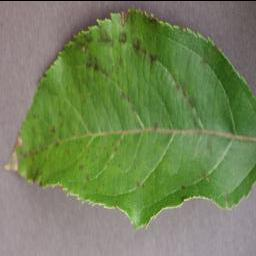
#> input picture train/Apple___Apple_scab/0a5e9323-dbad-432d-ac58-d291718345d9___FREC_Scab 3417_90deg.JPG, 256 x 256 px; its folder holds only this picture in this run
$ python sklearn_model_trainer.py   (older library calls are emulated)
#> lines starting #> are read from the running program, lines starting #| are printed output that depends on the picture
### feature_extractor.py
"""
Feature extraction module for plant disease classification
This module contains the feature extraction classes used in both training and prediction
"""

import numpy as np
import cv2
from skimage.feature import hog, local_binary_pattern
from skimage.color import rgb2gray
from sklearn.preprocessing import StandardScaler

class PlantDiseaseFeatureExtractor:
    """Extract multiple types of features from plant disease images"""

    def __init__(self, img_size=(224, 224)):
        self.img_size = img_size
        self.scaler = StandardScaler()

    def extract_color_histogram(self, image):
        """Extract color histogram features"""
        # Convert to different color spaces
        hsv = cv2.cvtColor(image, cv2.COLOR_RGB2HSV)

        # Calculate histograms for each channel
        hist_h = cv2.calcHist([hsv], [0], None, [50], [0, 180])
        hist_s = cv2.calcHist([hsv], [1], None, [50], [0, 256])
        hist_v = cv2.calcHist([hsv], [2], None, [50], [0, 256])

        # Normalize and flatten
        hist_h = hist_h.flatten() / (hist_h.sum() + 1e-7)
        hist_s = hist_s.flatten() / (hist_s.sum() + 1e-7)
        hist_v = hist_v.flatten() / (hist_v.sum() + 1e-7)

        return np.concatenate([hist_h, hist_s, hist_v])

    def extract_hog_features(self, image):
        """Extract HOG (Histogram of Oriented Gradients) features"""
        gray = rgb2gray(image)

        # Extract HOG features (simplified for speed)
        hog_features = hog(
            gray,
            orientations=6,        # Reduced from 9
            pixels_per_cell=(16, 16),  # Increased from (8,8) for speed
            cells_per_block=(2, 2),
            block_norm='L2-Hys',
            feature_vector=True
        )

        return hog_features

    def extract_lbp_features(self, image):
        """Extract Local Binary Pattern features"""
        gray = rgb2gray(image)
        gray = (gray * 255).astype(np.uint8)

        # Calculate LBP
        radius = 3
        n_points = 8 * radius
        lbp = local_binary_pattern(gray, n_points, radius, method='uniform')

        # Calculate histogram
        n_bins = n_points + 2
        hist, _ = np.histogram(lbp.ravel(), bins=n_bins, range=(0, n_bins))

        # Normalize
        hist = hist.astype(float)
        hist /= (hist.sum() + 1e-7)

        return hist

    def extract_texture_features(self, image):
        """Extract basic texture features"""
        gray = rgb2gray(image)

        # Calculate texture statistics
        mean_val = np.mean(gray)
        std_val = np.std(gray)

        # Gradient features
        grad_x = cv2.Sobel(gray, cv2.CV_64F, 1, 0, ksize=3)
        grad_y = cv2.Sobel(gray, cv2.CV_64F, 0, 1, ksize=3)

        grad_mag = np.sqrt(grad_x**2 + grad_y**2)
        grad_mean = np.mean(grad_mag)
        grad_std = np.std(grad_mag)

        return np.array([mean_val, std_val, grad_mean, grad_std])

    def extract_features(self, image):
        """Extract all features from an image"""
        # Resize image
        image = cv2.resize(image, self.img_size)

        # Extract different types of features
        color_features = self.extract_color_histogram(image)
        hog_features = self.extract_hog_features(image)
        lbp_features = self.extract_lbp_features(image)
        texture_features = self.extract_texture_features(image)

        # Combine all features
        all_features = np.concatenate([
            color_features,
            hog_features,
            lbp_features,
            texture_features
        ])

        return all_features

### sklearn_model_trainer.py
"""
Scikit-learn Model Trainer for Plant Disease Classification
This script extracts features from images and trains various sklearn models
"""

import os
import numpy as np
import pickle
from sklearn.ensemble import RandomForestClassifier, GradientBoostingClassifier
from sklearn.svm import SVC
from sklearn.model_selection import train_test_split, cross_val_score, GridSearchCV
from sklearn.metrics import classification_report, accuracy_score, confusion_matrix
from sklearn.preprocessing import StandardScaler, LabelEncoder
from sklearn.pipeline import Pipeline
import cv2
import joblib
import matplotlib.pyplot as plt
import seaborn as sns
from tqdm import tqdm
import warnings
from feature_extractor import PlantDiseaseFeatureExtractor
warnings.filterwarnings('ignore')


class PlantDiseaseModelTrainer:
    """Train and evaluate scikit-learn models for plant disease classification"""

    def __init__(self, data_dir):
        self.data_dir = data_dir
        self.feature_extractor = PlantDiseaseFeatureExtractor()
#> in load_data, image is the input picture: shape (256, 256, 3); mean B, G, R 90.1, 132.1, 115.5
        self.label_encoder = LabelEncoder()
        self.models = {}
        self.best_model = None
        self.best_score = 0

    def load_data(self):
        """Load and preprocess the dataset"""
        print("🔄 Loading dataset and extracting features...")

        X = []
        y = []
        class_names = []

        # Get all class directories
        class_dirs = [d for d in os.listdir(self.data_dir)
                     if os.path.isdir(os.path.join(self.data_dir, d))]
        class_names = sorted(class_dirs)

        print(f"📊 Found {len(class_names)} classes")

        # Process each class
        for class_idx, class_name in enumerate(tqdm(class_names, desc="Processing classes")):
            class_path = os.path.join(self.data_dir, class_name)

            # Get all images in class directory
            image_files = [f for f in os.listdir(class_path)
                          if f.lower().endswith(('.jpg', '.jpeg', '.png'))]

            print(f"  📁 {class_name}: {len(image_files)} images")

            # Process each image (limit to 20 for faster training)
            for img_file in image_files[:20]:  # Limit to 20 images per class for faster training
                img_path = os.path.join(class_path, img_file)

                try:
                    # Load image
                    image = cv2.imread(img_path)
                    if image is None:
                        continue

                    image = cv2.cvtColor(image, cv2.COLOR_BGR2RGB)

                    # Extract features
                    features = self.feature_extractor.extract_features(image)
#> in extract_features, `image = cv2.resize(image, self.img_size)`:
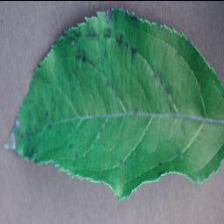
#> image: shape (224, 224, 3); mean of channels 0, 1, 2 115.3, 131.9, 89.9; drawn as B, G, R
#> in extract_color_histogram, `hsv = cv2.cvtColor(image, cv2.COLOR_RGB2HSV)`: hsv: shape (224, 224, 3); mean H, S, V 72.9, 92.5, 136.5
#> in extract_color_histogram, `hist_h = cv2.calcHist([hsv], [0], None, [50], [0, 180])`: hist_h = 50 values, max 7754 at index 13, min 0 at index 17, mean 1003.5
#> in extract_color_histogram, `hist_s = cv2.calcHist([hsv], [1], None, [50], [0, 256])`: hist_s = 50 values, max 6708 at index 3, min 0 at index 49, mean 1003.5
#> in extract_color_histogram, `hist_v = cv2.calcHist([hsv], [2], None, [50], [0, 256])`: hist_v = 50 values, max 6858 at index 29, min 0 at index 0, mean 1003.5
#> in extract_color_histogram, `hist_h = hist_h.flatten() / (hist_h.sum() + 1e-7)`: hist_h = 50 values, max 0.155 at index 13, min 0 at index 17, mean 0.02
#> in extract_color_histogram, `hist_s = hist_s.flatten() / (hist_s.sum() + 1e-7)`: hist_s = 50 values, max 0.134 at index 3, min 0 at index 49, mean 0.02
#> in extract_color_histogram, `hist_v = hist_v.flatten() / (hist_v.sum() + 1e-7)`: hist_v = 50 values, max 0.137 at index 29, min 0 at index 0, mean 0.02
#> in extract_features, `color_features = self.extract_color_histogram(image)`: color_features = 150 values, max 0.155 at index 13, min 0 at index 17, mean 0.02
#> in extract_hog_features, `gray = rgb2gray(image)`:
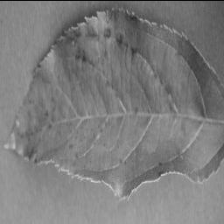
#> gray: shape (224, 224) float64; min 0.0294, max 0.806, mean 0.492
#> in extract_hog_features, `hog_features = hog( gray, orientations=6,        # Reduced from 9 pixe..`: hog_features = 4056 values, max 0.446 at index 3649, min 0.0244 at index 3566, mean 0.188
#> in extract_lbp_features, `lbp = local_binary_pattern(gray, n_points, radius, method='uniform')`:
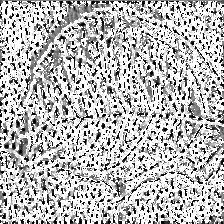
#> lbp: shape (224, 224) float64; min 0, max 25, mean 18; drawn with min black and max white
#> in extract_lbp_features, `hist, _ = np.histogram(lbp.ravel(), bins=n_bins, range=(0, n_bins))`: hist = 26 values, max 23192 at index 25, min 527 at index 6, mean 1929.8
#> in extract_lbp_features, `hist /= (hist.sum() + 1e-7)`: hist = 26 values, max 0.462 at index 25, min 0.0105 at index 6, mean 0.0385
#> in extract_features, `lbp_features = self.extract_lbp_features(image)`: lbp_features has the same summary as hist in extract_lbp_features
#> in extract_texture_features, `mean_val = np.mean(gray)`: mean_val = 0.492
#> in extract_texture_features, `std_val = np.std(gray)`: std_val = 0.0846
#> in extract_texture_features, `grad_x = cv2.Sobel(gray, cv2.CV_64F, 1, 0, ksize=3)`:
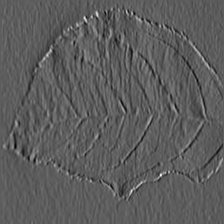
#> grad_x: shape (224, 224) float64; min -0.848, max 1.47, mean -0.00404; drawn with min black and max white
#> in extract_texture_features, `grad_y = cv2.Sobel(gray, cv2.CV_64F, 0, 1, ksize=3)`:
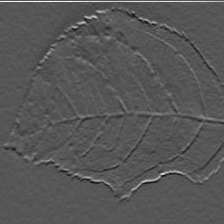
#> grad_y: shape (224, 224) float64; min -1.03, max 2.01, mean 0.0126; drawn with min black and max white
#> in extract_texture_features, `grad_mag = np.sqrt(grad_x**2 + grad_y**2)`:
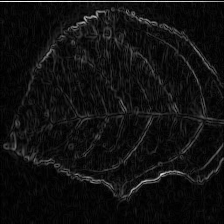
#> grad_mag: shape (224, 224) float64; min 0, max 2.01, mean 0.132; drawn with min black and max white
#> in extract_texture_features, `grad_mean = np.mean(grad_mag)`: grad_mean = 0.132
#> in extract_texture_features, `grad_std = np.std(grad_mag)`: grad_std = 0.166
#> in extract_features, `texture_features = self.extract_texture_features(image)`: texture_features = [0.492, 0.0846, 0.132, 0.166]
#> in extract_features, `all_features = np.concatenate([ color_features, hog_features, lbp_feat..`: all_features = 4236 values, max 0.492 at index 4232, min 0 at index 17, mean 0.182
#> in load_data, `features = self.feature_extractor.extract_features(image)`: features has the same summary as all_features in extract_features

                    X.append(features)
                    y.append(class_name)

                except Exception as e:
                    print(f"❌ Error processing {img_path}: {e}")
                    continue
#> pass 2 of the loop in load_data, `for class_idx, class_name in enumerate(tqdm(class_names, desc="Process..`:
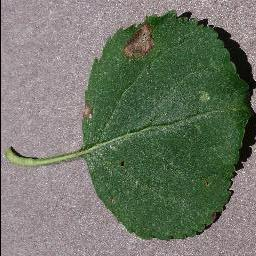
#> input picture train/Apple___Black_rot/00e909aa-e3ae-4558-9961-336bb0f35db3___JR_FrgE.S 8593_270deg.JPG, 256 x 256 px
#> in load_data, image is the input picture: shape (256, 256, 3); mean B, G, R 103.2, 117.8, 111.2
#> hsv: shape (224, 224, 3); mean H, S, V 104.2, 59.7, 124
#> in extract_lbp_features (call 2), `lbp = local_binary_pattern(gray, n_points, radius, method='uniform')`:
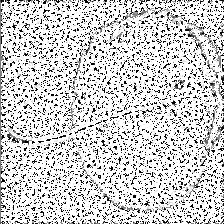
#> lbp: shape (224, 224) float64; min 0, max 25, mean 20.1; drawn with min black and max white
#> in extract_lbp_features (call 2), `hist, _ = np.histogram(lbp.ravel(), bins=n_bins, range=(0, n_bins))`: hist = 26 values, max 31221 at index 25, min 104 at index 8, mean 1929.8
#> in extract_lbp_features (call 2), `hist /= (hist.sum() + 1e-7)`: hist = 26 values, max 0.622 at index 25, min 0.00207 at index 8, mean 0.0385
#> mean_val = 0.452
#> std_val = 0.156
#> in extract_texture_features (call 2), `grad_mag = np.sqrt(grad_x**2 + grad_y**2)`:
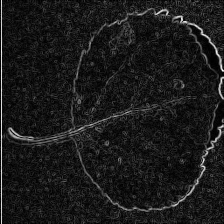
#> grad_mag: shape (224, 224) float64; min 0, max 2.53, mean 0.268; drawn with min black and max white
#> grad_mean = 0.268
#> grad_std = 0.259
#> features = 4236 values, max 0.622 at index 4231, min 0 at index 19, mean 0.193

        # Convert to numpy arrays
        X = np.array(X)
        y = np.array(y)

        # Encode labels
        y_encoded = self.label_encoder.fit_transform(y)

        print(f"✅ Dataset loaded: {X.shape[0]} samples, {X.shape[1]} features")
        print(f"📊 Feature shape: {X.shape}")
        print(f"🎯 Classes: {len(class_names)}")

        # Save class names
        with open('sklearn_class_names.txt', 'w') as f:
            for name in class_names:
                f.write(f"{name}\n")

        return X, y_encoded, class_names

    def train_models(self, X, y):
        """Train multiple scikit-learn models"""
        print("\n🧠 Training scikit-learn models...")

        # Split data
        X_train, X_test, y_train, y_test = train_test_split(
            X, y, test_size=0.2, random_state=42, stratify=y
        )

        # Scale features
        scaler = StandardScaler()
        X_train_scaled = scaler.fit_transform(X_train)
        X_test_scaled = scaler.transform(X_test)

        # Define models to train (optimized for speed)
        models_to_train = {
            'RandomForest': RandomForestClassifier(
                n_estimators=50,  # Reduced for speed
                max_depth=10,     # Reduced for speed
                min_samples_split=5,
                min_samples_leaf=2,
                random_state=42,
                n_jobs=-1
            )
        }

        results = {}

        # Train each model
        for name, model in models_to_train.items():
            print(f"\n🔄 Training {name}...")

            # Create pipeline
            pipeline = Pipeline([
                ('scaler', StandardScaler()),
                ('classifier', model)
            ])

            # Train model
            pipeline.fit(X_train, y_train)

            # Evaluate
            train_score = pipeline.score(X_train, y_train)
            test_score = pipeline.score(X_test, y_test)

            # Cross-validation (reduced for speed)
            cv_scores = cross_val_score(pipeline, X_train, y_train, cv=3)

            results[name] = {
                'model': pipeline,
                'train_score': train_score,
                'test_score': test_score,
                'cv_mean': cv_scores.mean(),
                'cv_std': cv_scores.std()
            }

            print(f"  📊 Train Accuracy: {train_score:.4f}")
            print(f"  📊 Test Accuracy: {test_score:.4f}")
            print(f"  📊 CV Score: {cv_scores.mean():.4f} ± {cv_scores.std():.4f}")

            # Track best model
            if test_score > self.best_score:
                self.best_score = test_score
                self.best_model = pipeline
                self.best_model_name = name

        self.models = results
        self.X_test = X_test_scaled
        self.y_test = y_test

        print(f"\n🏆 Best model: {self.best_model_name} (Test Accuracy: {self.best_score:.4f})")

        return results

    # [64 lines left out: functions save_model, generate_report, not called in this run]

def main():
    """Main training function"""
    print("🌱 Plant Disease Classification - Scikit-learn Model Training")
    print("=" * 60)

    # Initialize trainer
    trainer = PlantDiseaseModelTrainer('train')

    # Load data
    X, y, class_names = trainer.load_data()
#| ✅ Dataset loaded: 2 samples, 4236 features
#| 📊 Feature shape: (2, 4236)
#> y = [0, 1]; class_names = ['Apple___Apple_scab', 'Apple___Black_rot']

    # Train models
    results = trainer.train_models(X, y)

    # Save best model
    model_file = trainer.save_model()

    # Generate report
    trainer.generate_report()

    print("\n🎉 Training completed successfully!")
    print(f"📁 Model saved as: {model_file}")
    print(f"📊 Best model: {trainer.best_model_name}")
    print(f"🎯 Test accuracy: {trainer.best_score:.4f}")

if __name__ == "__main__":
#> (the run stopped early here; a loop or call above may not have finished)
